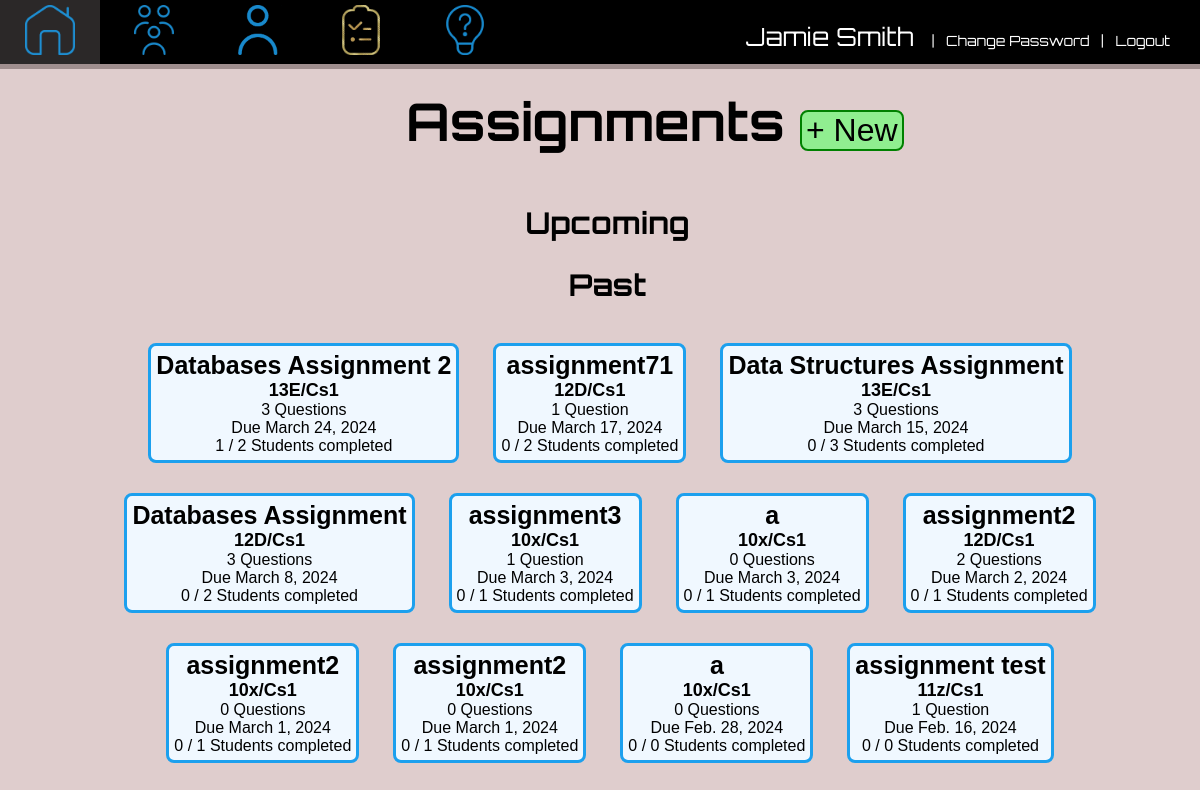
The app's page /assignments/list (signed in) with its own data.
### app1/models.py (models this page shows, shortened)
class Assignment(models.Model):
    name = models.CharField(max_length=200)
    dueDate = models.DateField(null=True)
    className = models.ForeignKey(Class, on_delete=models.CASCADE, null=True)

class Class(models.Model):
    name = models.CharField(max_length=200, unique=True)
    class Meta:
        verbose_name_plural ="Classes"
    def __str__(self):
        return self.name

### app1/views.py (the view, shortened to what this page needs)
# urls.py: path("assignments/list", views.AssignmentList, name = "AssignmentList"),
def AssignmentList(request):
    if request.user.is_staff:
        template = loader.get_template("assignmentlist.html")
        currentUser = User.objects.get(username = request.user.username)
        today = datetime.date.today()
        assignments = Assignment.objects.filter(dueDate__gte = today).values().exclude(className_id = None).order_by("dueDate")#get list of dictionaries representing assignment records for assignments due in the future. Exclude where there is no className assigned in order to filter out quizzes from this query
        pastAssignments = Assignment.objects.filter(dueDate__lt = today).values().exclude(className_id = None).order_by("-dueDate")#get list of dictionaries representing assignment records for past assignments. Exclude where there is no className assigned in order to filter out quizzes from this query (all assignments have a className assigned)
        for assignment in pastAssignments:
            assignment["className_id"] = Class.objects.get(id = assignment["className_id"])
            assignment["noCompleted"] = StudentAssignment.objects.filter(assignmentID_id = assignment["id"], completed = True).count()
            assignment["total"] = StudentAssignment.objects.filter(assignmentID_id = assignment["id"]).count()
            assignment["questions"] = QuestionInAssignment.objects.filter(assignmentID_id = assignment["id"]).count()
        context = { #data passed to HTML template
            "allAssignments" : assignments,
            "pastAssignments" : pastAssignments,
            "currentUser" : currentUser
        }
        return HttpResponse(template.render(context, request))
    else:
        return redirect("/")

### templates/assignmentlist.html (shortened to what this page needs)
<!DOCTYPE html PUBLIC>
<html lang="en">
    {% extends "basestaff.html" %}
    {%load static%}
    {%block navigation%}
    <div class = "navigation">
        <div class = "element" onclick = "window.location = '/'"> <img class = "home" src = "{% static 'images/home_inactive.png'%}"> </div>
        <div class = "element" onclick = "window.location = '/class/list'"> <img class = "classes" src = "{% static 'images/classes_inactive.png'%}"> </div>
        <div class = "element" onclick = "window.location = '/users/list'"> <img class = "students" src = "{% static 'images/students_inactive.png'%}"></div>
        <div class = "element" onclick = "window.location = '/assignments/list'"> <img class = "assignments" src = "{% static 'images/assignments_active.gif'%}"> </div>
        <div class = "element" onclick = "window.location = '/questions/list'"> <img class = "questions" src = "{% static 'images/questions_inactive.png'%}"> </div>
        <div class = "nameContainer"> <p class = "name"><span class = "name">{{currentUser.first_name}} {{currentUser.last_name}} </span>&nbsp;&nbsp;  |&nbsp;&nbsp; <a class = "logout" href = "/changepassword">Change Password</a> &nbsp;&nbsp;|&nbsp;&nbsp; <a class = "logout" href = "{% url 'logout' %}">Logout</a></p> </div>
    </div>
    {%endblock%}
    {% block content%}
    <link rel = "stylesheet" href = "{%static 'css/assignmentlist.css' %}" >
    <body>
        <div class = "superheading"><h1 class = "heading2"> Assignments </h1><div class = "newAssignment" onclick = "window.location = '/assignments/add'" ><span> + New </span></div></div>
        <h2 class = "heading" id = "upcoming"> Upcoming</h2>
        <h2 class = "heading" id = "past">Past</h2>
        <div class = "container2">
            {% for assignment in pastAssignments%}
            <div class = "displayedAssignments" onclick = "window.location = '/assignments/details/{{assignment.id}}'" id = "pastAssignment">
                <span class = "assignmentName">{{assignment.name}}</span><br>
                <span class = "assignmentClass">{{assignment.className_id}}</span><br>
                <span class = "assignmentQuestions">{{assignment.questions}} Question{%if assignment.questions != 1%}s{%endif%}</span><br>
                <span class = "dueDate"> Due {{assignment.dueDate}}</span><br>
                <span class = "assignmentStudents"> {{assignment.noCompleted}} / {{assignment.total}} Students completed </span><br>
            </div>
            {%endfor%}
        </div>
        <br><br>
    </body>
    {% endblock %}

### static/css/base.css (style rules this page uses)
body { background-color:rgba(202, 172, 172, 0.6); }
h1 { font-family: 'Orbitron', serif; font-weight: bold; font-size:45px; }
h2 { font-family: "Orbitron", serif; font-size:30px; }
.navigation { position:fixed; top:0; left:0; right:0; background-color:black; background-size: 100%; box-shadow: 0px 5px rgba(118, 101, 101, 0.6); z-index: 1000; }
div.element { display:inline-block; width: 100px; height:64px; }
img { height: 50px; margin-top: 5px; margin-bottom: 5px; margin-left: 5px; text-align:center; }
p.name { color:white; display:inline; text-align:top; font-family: "Orbitron", sans-serif; font-size:14px; }
span.name { font-size:25px; font-family: "Orbitron", sans-serif; }
div.nameContainer { position:absolute; top:21px; right:30px; }
a.logout { color:white; text-decoration: none; }
.home { margin-left: 25px; }
.assignments { margin-left:24px; }
h1 { margin-top:80px; }

### static/css/basestaff.css (style rules this page uses)
img { height: 50px; margin-top: 5px; margin-bottom: 5px; margin-left: 5px; text-align:center; }
.home { margin-left: 25px; }
.classes { margin-left: 30px; }
.students { margin-left:26px; }
.assignments { margin-left:24px; }
.questions { margin-left:24px; }
.navigation { position:fixed; top:0; left:0; right:0; background-color:black; background-size: 100%; box-shadow: 0px 5px rgba(118, 101, 101, 0.6); z-index: 1000; }
div.element { display:inline-block; width: 100px; height:64px; }
h1 { margin-top: 80px; margin-left: 10px; font-size:52px; }
body { background-color:rgba(202, 172, 172, 0.6); background-repeat:no-repeat; background-attachment: fixed; }
p.name { color:white; display:inline; text-align:top; font-family: "Orbitron", sans-serif; font-size:14px; }
span.name { font-size:25px; font-family: "Orbitron", sans-serif; }
div.nameContainer { position:absolute; top:21px; right:30px; }
a.logout { color:white; text-decoration: none; }
::placeholder { font-style: italic; }
span.name { display:inline; }

### static/css/assignmentlist.css (style rules this page uses)
.displayedAssignments { display:inline-block; border: 3px solid #1ca0ee; background-color:aliceblue; border-radius: 8px; text-align:center; padding: 5px; margin: 15px; transition: transform 0.5s, background-color 0.5s; }
.assignmentName { font-size:25px; font-weight: bold; }
span { font-family: Tahoma, Geneva, Verdana, sans-serif; }
.assignmentClass { font-size: 18px; font-weight: bold; }
.heading { margin-top: 15px; margin-left: 15px; }
.newAssignment { margin-left: 15px; text-align:center; border: 2px solid green; background-color:lightgreen; border-radius: 8px; font-size: 32px; transition: transform 0.25s, background-color 0.25s; width:100px; transform:translateX(50px) }
.superheading, .newAssignment { display:inline-block; }
.container2 { margin-left: 20px; text-align: center; }
.heading { text-align:center; font-size:30px; }
.superheading { width:100%; text-align: center; }
h1 { display:inline-block; transform:translateX(50px) }
h1.heading2 { animation-name:heading; animation-duration: 1s; animation-fill-mode: both; }
div.newAssignment { animation-name:new; animation-duration: 0.5s; animation-delay:0.5s; animation-fill-mode: backwards; }
#upcoming { animation-name:upcoming; animation-duration: 1s; animation-fill-mode: backwards; animation-delay:0.1s; }
#past { animation-name:past; animation-duration: 1s; animation-fill-mode: backwards; animation-delay:0.35s; }
#pastAssignment { animation-name:displayedAssignments; animation-duration: 1s; animation-fill-mode: backwards; animation-delay:0.45s; }
body { overflow-x:hidden; }

### records on screen
Assignment: name "Databases Assignment 2", className_id "13E/Cs1", questions "3", dueDate "March 24, 2024", noCompleted "1", total "2"
Assignment: name "assignment71", className_id "12D/Cs1", questions "1", dueDate "March 17, 2024", noCompleted "0", total "2"
Assignment: name "Data Structures Assignment", className_id "13E/Cs1", questions "3", dueDate "March 15, 2024", noCompleted "0", total "3"
Assignment: name "Databases Assignment", className_id "12D/Cs1", questions "3", dueDate "March 8, 2024", noCompleted "0", total "2"
Assignment: name "assignment3", className_id "10x/Cs1", questions "1", dueDate "March 3, 2024", noCompleted "0", total "1"
Assignment: name "a", className_id "10x/Cs1", questions "0", dueDate "March 3, 2024", noCompleted "0", total "1"
Assignment: name "assignment2", className_id "12D/Cs1", questions "2", dueDate "March 2, 2024", noCompleted "0", total "1"
Assignment: name "assignment2", className_id "10x/Cs1", questions "0", dueDate "March 1, 2024", noCompleted "0", total "1"
Assignment: name "assignment2", className_id "10x/Cs1", questions "0", dueDate "March 1, 2024", noCompleted "0", total "1"
Assignment: name "a", className_id "10x/Cs1", questions "0", dueDate "Feb. 28, 2024", noCompleted "0", total "0"
Assignment: name "assignment test", className_id "11z/Cs1", questions "1", dueDate "Feb. 16, 2024", noCompleted "0", total "0"

### other values on screen
{{ currentUser.first_name }} "Jamie"
{{ currentUser.last_name }} "Smith"
